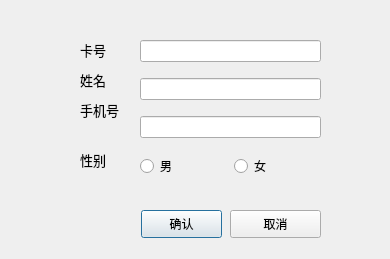
<?xml version="1.0" encoding="UTF-8"?>
<ui version="4.0">
 <class>EditDialog</class>
 <widget class="QDialog" name="EditDialog">
  <property name="geometry">
   <rect>
    <x>0</x>
    <y>0</y>
    <width>390</width>
    <height>259</height>
   </rect>
  </property>
  <property name="windowTitle">
   <string>Dialog</string>
  </property>
  <widget class="QWidget" name="verticalLayoutWidget">
   <property name="geometry">
    <rect>
     <x>140</x>
     <y>30</y>
     <width>181</width>
     <height>161</height>
    </rect>
   </property>
   <layout class="QVBoxLayout" name="verticalLayout">
    <item>
     <widget class="QLineEdit" name="card"/>
    </item>
    <item>
     <widget class="QLineEdit" name="name"/>
    </item>
    <item>
     <widget class="QLineEdit" name="phonenum"/>
    </item>
    <item>
     <layout class="QHBoxLayout" name="horizontalLayout">
      <item>
       <widget class="QRadioButton" name="radioButton_2">
        <property name="text">
         <string>男</string>
        </property>
       </widget>
      </item>
      <item>
       <widget class="QRadioButton" name="radioButton">
        <property name="text">
         <string>女</string>
        </property>
       </widget>
      </item>
     </layout>
    </item>
   </layout>
  </widget>
  <widget class="QLabel" name="label">
   <property name="geometry">
    <rect>
     <x>80</x>
     <y>40</y>
     <width>51</width>
     <height>19</height>
    </rect>
   </property>
   <property name="font">
    <font>
     <family>汉仪文黑-85W</family>
     <pointsize>10</pointsize>
    </font>
   </property>
   <property name="text">
    <string>卡号</string>
   </property>
  </widget>
  <widget class="QLabel" name="label_2">
   <property name="geometry">
    <rect>
     <x>80</x>
     <y>70</y>
     <width>51</width>
     <height>19</height>
    </rect>
   </property>
   <property name="font">
    <font>
     <family>汉仪文黑-85W</family>
     <pointsize>10</pointsize>
    </font>
   </property>
   <property name="text">
    <string>姓名</string>
   </property>
  </widget>
  <widget class="QLabel" name="label_3">
   <property name="geometry">
    <rect>
     <x>80</x>
     <y>100</y>
     <width>51</width>
     <height>19</height>
    </rect>
   </property>
   <property name="font">
    <font>
     <family>汉仪文黑-85W</family>
     <pointsize>10</pointsize>
    </font>
   </property>
   <property name="text">
    <string>手机号</string>
   </property>
  </widget>
  <widget class="QLabel" name="label_4">
   <property name="geometry">
    <rect>
     <x>80</x>
     <y>150</y>
     <width>51</width>
     <height>19</height>
    </rect>
   </property>
   <property name="font">
    <font>
     <family>汉仪文黑-85W</family>
     <pointsize>10</pointsize>
    </font>
   </property>
   <property name="text">
    <string>性别</string>
   </property>
  </widget>
  <widget class="QPushButton" name="pushButton">
   <property name="geometry">
    <rect>
     <x>141</x>
     <y>210</y>
     <width>81</width>
     <height>28</height>
    </rect>
   </property>
   <property name="text">
    <string>确认</string>
   </property>
  </widget>
  <widget class="QPushButton" name="pushButton_2">
   <property name="geometry">
    <rect>
     <x>230</x>
     <y>210</y>
     <width>91</width>
     <height>28</height>
    </rect>
   </property>
   <property name="text">
    <string>取消</string>
   </property>
  </widget>
 </widget>
 <resources/>
 <connections/>
</ui>
